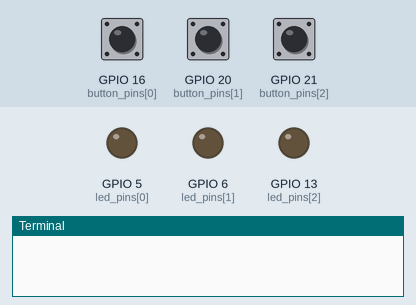
A program run on a simulated Raspberry Pi (BCM pin numbers). On the bench: output pins drawn as LEDs (lit = HIGH), the last lines printed to the terminal. The test bench sets the inputs (shaded band); at power-on: GPIO 16 (button_pins[0]) LOW, GPIO 20 (button_pins[1]) LOW, GPIO 21 (button_pins[2]) LOW.

Above: at 1.2 s.
1.3 s: GPIO 16 (button_pins[0]) pulled HIGH for 0.15 s
At 1.6 s:
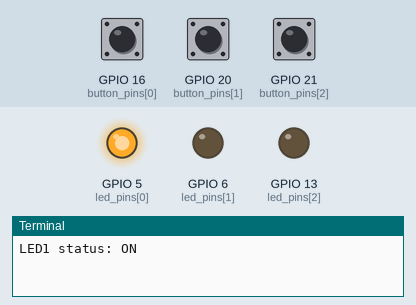
2.9 s: GPIO 20 (button_pins[1]) pulled HIGH for 0.15 s
At 4.0 s:
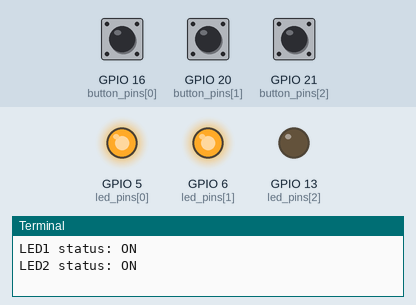
4.5 s: GPIO 21 (button_pins[2]) pulled HIGH for 0.15 s
At 5.3 s:
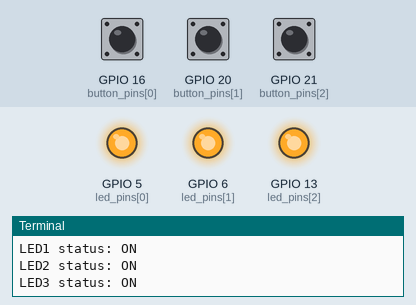
6.1 s: GPIO 16 (button_pins[0]) pulled HIGH for 1 s
At 6.6 s:
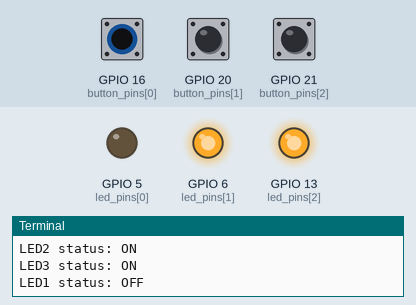
8.6 s: GPIO 20 (button_pins[1]) pulled HIGH for 1 s
At 9.7 s:
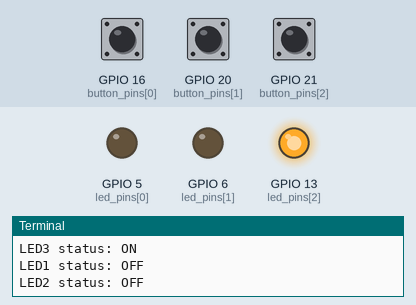
11.1 s: GPIO 16 (button_pins[0]) pulled HIGH for 0.15 s
At 11.7 s:
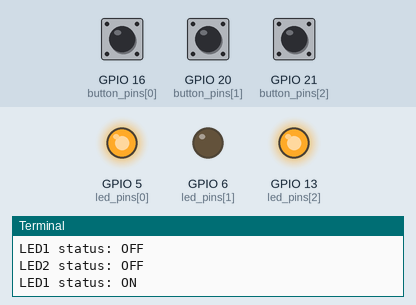
Timing chart, 0 to 13.7 s (numbered marks = the images above; inputs shaded):
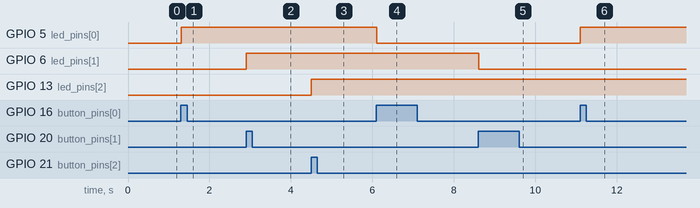

The program:

buttons_leds.py
```python
import RPi.GPIO as GPIO
import time

led_pins = [5, 6, 13]
button_pins = [16, 20, 21]

led_states = [False, False, False]
prev_button_states = [False, False, False]

GPIO.setmode(GPIO.BCM)
GPIO.setwarnings(False)

for pin in led_pins:
    GPIO.setup(pin, GPIO.OUT)
    GPIO.output(pin, GPIO.LOW)

for pin in button_pins:
    GPIO.setup(pin, GPIO.IN, pull_up_down=GPIO.PUD_DOWN)

try:
    while True:
        for i in range(3):
            current = GPIO.input(button_pins[i])

            if current and not prev_button_states[i]:
                led_states[i] = not led_states[i]
                GPIO.output(led_pins[i], led_states[i])
                print(f"LED{i+1} status: {'ON' if led_states[i] else 'OFF'}")
                time.sleep(0.2)

            prev_button_states[i] = current

        time.sleep(0.05)

except KeyboardInterrupt:
    GPIO.cleanup()
```

Measured:
- after the input at 1.3 s, GPIO 5 (led_pins[0]): LOW → HIGH at once
- after the input at 2.9 s, GPIO 6 (led_pins[1]): LOW → HIGH at once
- after the input at 4.5 s, GPIO 13 (led_pins[2]): LOW → HIGH at once
- after the input at 6.1 s, GPIO 5 (led_pins[0]): HIGH → LOW at once
- after the input at 8.6 s, GPIO 6 (led_pins[1]): HIGH → LOW at once
- after the input at 11.1 s, GPIO 5 (led_pins[0]): LOW → HIGH at once
